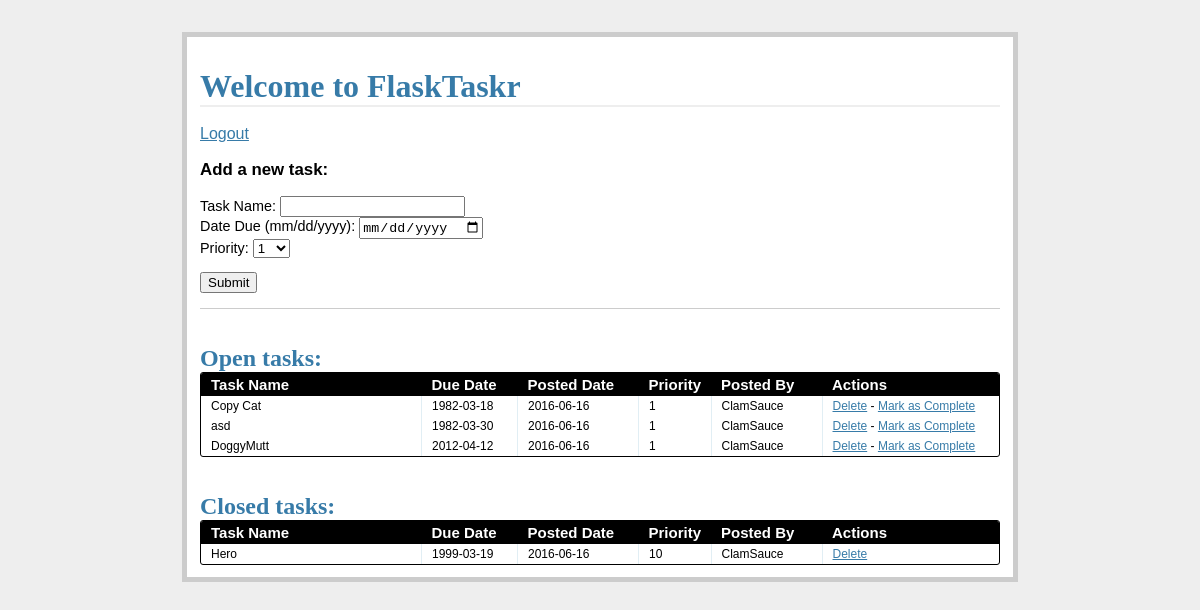
Screenshot of /tasks/ (signed in) with the database file from the repository.
### models.py (models this page shows, shortened)
class Task(db.Model):
    __tablename__ = "tasks"
    task_id = db.Column(db.Integer, primary_key=True)
    name = db.Column(db.String, nullable=False)
    due_date = db.Column(db.Date, nullable=False)
    priority = db.Column(db.Integer, nullable=False)
    posted_date = db.Column(db.Date, default=datetime.datetime.utcnow())
    status = db.Column(db.Integer)
    user_id = db.Column(db.Integer, db.ForeignKey('users.id'))

class User(db.Model):
    __tablename__ = 'users'
    id = db.Column(db.Integer, primary_key=True)
    name = db.Column(db.String, unique=True, nullable=False)
    email = db.Column(db.String, unique=True, nullable=False)
    password = db.Column(db.String, nullable=False)
    tasks = db.relationship('Task', backref='poster')

### views.py (the view)
@app.route('/tasks/')
@login_required
def tasks():
    open_tasks = db.session.query(Task).filter_by(status='1')\
                                       .order_by(Task.due_date.asc())
    closed_tasks = db.session.query(Task).filter_by(status='0')\
                                       .order_by(Task.due_date.asc())
    return render_template('tasks.html',
                           form=AddTaskForm(request.form),
                           open_tasks=open_tasks,
                           closed_tasks=closed_tasks)

### forms.py
class AddTaskForm(Form):
    task_id = IntegerField()
    name = StringField('Task Name', validators=[DataRequired()])
    due_date = DateField('Date Due (mm/dd/yyyy)',
                         validators=[DataRequired()],format='%m/%d/%Y')
    priority = SelectField('Priority', validators=[DataRequired()],choices=[
                                            ('1', '1'), ('2', '2'), ('3', '3'),
                                            ('4', '4'), ('5', '5'), ('6', '6'),
                                            ('7', '7'), ('8', '8'), ('9', '9'),
                                            ('10', '10')])
    status = IntegerField('Status')

### views.py (called while the page is built)
def login_required(test):
    @wraps(test)
    def wrap(*args, **kwargs):
        if 'logged_in' in session:
            return test(*args, **kwargs)
        else:
            flash('You need to login first.')
            return redirect(url_for('login'))
    return wrap

### templates/tasks.html (shortened to what this page needs)
{% extends "_base.html" %}
{% block content %}
<h1>Welcome to FlaskTaskr</h1>
<br>
<a href="/logout">Logout</a>
<div class="add-task">
  <h3>Add a new task:</h3>
    <form action="{{ url_for('new_task') }}" method="post">
      <p>
          {{ form.name.label }}: {{ form.name }}<br>
          {{ form.due_date.label }}: {{ form.due_date }}<br>
          {{ form.priority.label }}: {{ form.priority }}
      </p>
      <p><input type="submit" value="Submit"></p>
    </form>
</div>
<div class="entries">
  <br>
  <br>
  <h2>Open tasks:</h2>
  <div class="datagrid">
    <table>
      <thead>
        <tr>
          <th width="200px"><strong>Task Name</strong></th>
          <th width="75px"><strong>Due Date</strong></th>
          <th width="100px"><strong>Posted Date</strong></th>
          <th width="50px">
<strong>Priority</strong></th>
          <th width="90px"><strong>Posted By</strong></th>
          <th><strong>Actions</strong></th>
        </tr>
      </thead>
      {% for task in open_tasks %}
        <tr>
          <td width="200px">{{ task.name }}</td>
          <td width="75px">{{ task.due_date }}</td>
          <td width="100px">{{ task.posted_date }}</td>
          <td width="50px">{{ task.priority }}</td>
          <td width="90px">{{ task.poster.name }}</td>
          <td>
            <a href="{{ url_for('delete_entry', task_id = task.task_id) }}">Delete</a>  -
            <a href="{{ url_for('complete', task_id = task.task_id) }}">Mark as Complete</a>
          </td>
        </tr>
      {% endfor %}
    </table>
  </div>
</div>
<br>
<br>
<div class="entries">
  <h2>Closed tasks:</h2>
  <div class="datagrid">
    <table>
      <thead>
        <tr>
          <th width="200px"><strong>Task Name</strong></th>
          <th width="75px"><strong>Due Date</strong></th>
          <th width="100px"><strong>Posted Date</strong></th>
          <th width="50px"><strong>Priority</strong></th>
          <th width="90px"><strong>Posted By</strong></th>
          <th><strong>Actions</strong></th>
        </tr>
      </thead>
      {% for task in closed_tasks %}
        <tr>
          <td width="200px">{{ task.name }}</td>
          <td width="75px">{{ task.due_date }}</td>
          <td width="100px">{{ task.posted_date }}</td>
          <td width="50px">{{ task.priority }}</td>
          <td width="90px">{{ task.poster.name }}</td>
          <td>
             <a href="{{ url_for('delete_entry', task_id = task.task_id) }}">Delete</a>
          </td>
        </tr>
      {% endfor %}
    </table>
  </div>
    {% endblock %}

### templates/_base.html (shortened to what this page needs)
<!DOCTYPE html>
<html>
  <head>
    <link rel="stylesheet" href="{{ url_for('static', filename='css/main.css') }}">
  </head>
  <body>
    <div class="page">
      <br>
      {% block content %}
      {% endblock %}
  </body>
</html>

### static/css/main.css (style rules this page uses)
body { font-family: sans-serif; background: #eee; }
a, h1, h2 { color: #377BA8; }
h1, h2 { font-family: 'Georgia', serif; margin: 0; }
h1 { border-bottom: 2px solid #eee; }
h2 { font-size: 1.5em; }
.page { margin: 2em auto; width: 50em; border: 5px solid #ccc; padding: 0.8em; background: white; }
.entries { list-style: none; margin: 0; padding: 0; }
.add-task { font-size: 0.9em; border-bottom: 1px solid #ccc; }
.datagrid table { border-collapse: collapse; text-align: left; width: 100%; }
.datagrid { background: #fff; overflow: hidden; border: 1px solid #000000; border-radius: 3px; }
.datagrid table td, .datagrid table th { padding: 3px 10px; }
.datagrid table thead th { background-color:#000000; color:#FFFFFF; font-size: 15px; font-weight: bold; }
.datagrid table thead th:first-child { border: none; }
.datagrid table tbody td { color: #000000; border-left: 1px solid #E1EEF4; font-size: 12px; font-weight: normal; }
.datagrid table tbody td:first-child { border-left: none; }
.datagrid table tbody tr:last-child td { border-bottom: none; }

### rows the page displays
Task: name "Copy Cat", due_date "1982-03-18", posted_date "2016-06-16", priority "1", poster.name "ClamSauce"
Task: name "asd", due_date "1982-03-30", posted_date "2016-06-16", priority "1", poster.name "ClamSauce"
Task: name "DoggyMutt", due_date "2012-04-12", posted_date "2016-06-16", priority "1", poster.name "ClamSauce"
Task: name "Hero", due_date "1999-03-19", posted_date "2016-06-16", priority "10", poster.name "ClamSauce"
